Frame 1 (no input): blank canvas, image omitted
Frame 60 (the mouse pressed at the canvas centre just before this capture): blank canvas, image omitted
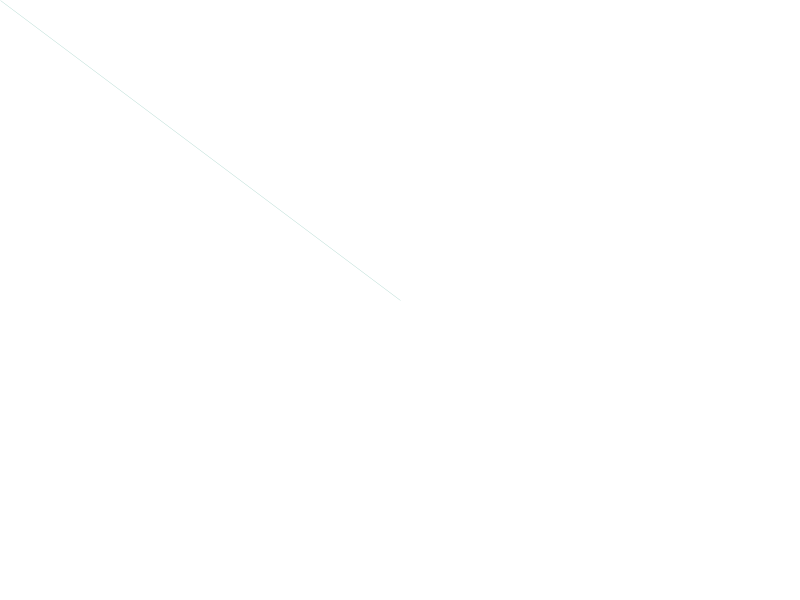
Frame 120 (the mouse held since frame 60 and released just before this capture)

The Processing sketch whose frames 1 and 60 were blank and that drew this single picture after the mouse press (run headless with seeded random() and noise(); from frame 60 on, the mouse is pressed at the canvas centre):

// Processing sketch: processing_108435
// ── processing_108435.pde

int weight;

void setup() {  //setup function called initially, only once
  size(800, 600);
  background(255);  //set background white
  colorMode(HSB);   //set colors to Hue, Saturation, Brightness mode
  weight=0;
  smooth();
}

void draw() {  //draw function loops 
  stroke(random(50)+100,255,128);
   
  if(mousePressed == true) { //add some interaction
    weight += 0.5;
    strokeWeight(weight);
    line(mouseX, mouseY, pmouseX, pmouseY);
  } else {
    weight = 0;
  }
}

void keyPressed() {
  if (key == ' ') {
    background(255);
  }
}
